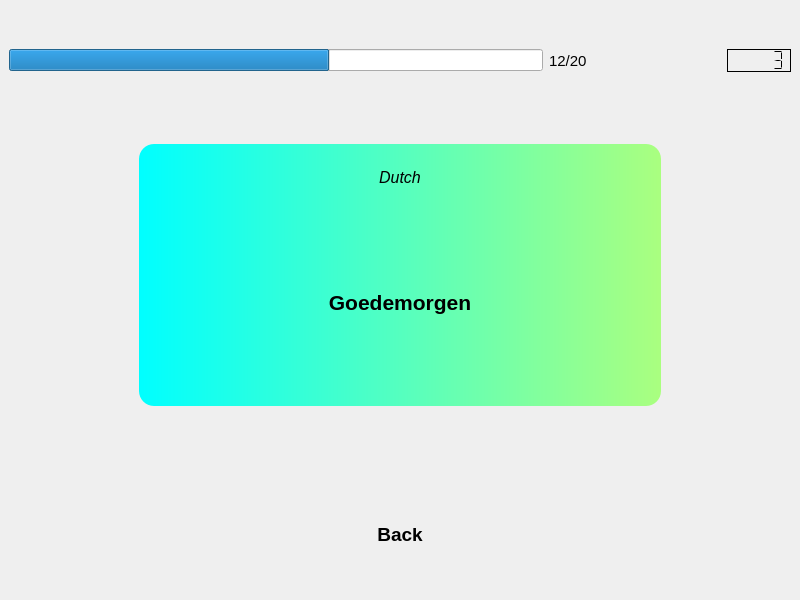
<?xml version="1.0" encoding="UTF-8"?>
<ui version="4.0">
 <class>MainWindow</class>
 <widget class="QMainWindow" name="MainWindow">
  <property name="geometry">
   <rect>
    <x>0</x>
    <y>0</y>
    <width>800</width>
    <height>600</height>
   </rect>
  </property>
  <property name="minimumSize">
   <size>
    <width>600</width>
    <height>600</height>
   </size>
  </property>
  <property name="maximumSize">
   <size>
    <width>800</width>
    <height>900</height>
   </size>
  </property>
  <property name="windowTitle">
   <string>FLASHCARDS</string>
  </property>
  <widget class="QWidget" name="centralwidget">
   <property name="styleSheet">
    <string notr="true">#centralwidget{
background-image: url(:/icons/voca1.png);
}</string>
   </property>
   <layout class="QVBoxLayout" name="verticalLayout_5">
    <item>
     <layout class="QVBoxLayout" name="verticalLayout_4" stretch="0,2,7,2">
      <item>
       <spacer name="verticalSpacer_5">
        <property name="orientation">
         <enum>Qt::Vertical</enum>
        </property>
        <property name="sizeHint" stdset="0">
         <size>
          <width>20</width>
          <height>40</height>
         </size>
        </property>
       </spacer>
      </item>
      <item>
       <layout class="QHBoxLayout" name="horizontalLayout" stretch="4,0,1,2">
        <item>
         <widget class="QProgressBar" name="game_progres_bar">
          <property name="sizePolicy">
           <sizepolicy hsizetype="Expanding" vsizetype="Fixed">
            <horstretch>0</horstretch>
            <verstretch>0</verstretch>
           </sizepolicy>
          </property>
          <property name="minimum">
           <number>0</number>
          </property>
          <property name="maximum">
           <number>20</number>
          </property>
          <property name="value">
           <number>12</number>
          </property>
          <property name="alignment">
           <set>Qt::AlignCenter</set>
          </property>
          <property name="orientation">
           <enum>Qt::Horizontal</enum>
          </property>
          <property name="textDirection">
           <enum>QProgressBar::TopToBottom</enum>
          </property>
          <property name="format">
           <string/>
          </property>
         </widget>
        </item>
        <item>
         <widget class="QLabel" name="game_txt_skor">
          <property name="font">
           <font>
            <pointsize>11</pointsize>
           </font>
          </property>
          <property name="text">
           <string>12/20</string>
          </property>
          <property name="textFormat">
           <enum>Qt::AutoText</enum>
          </property>
         </widget>
        </item>
        <item>
         <spacer name="horizontalSpacer">
          <property name="orientation">
           <enum>Qt::Horizontal</enum>
          </property>
          <property name="sizeHint" stdset="0">
           <size>
            <width>40</width>
            <height>20</height>
           </size>
          </property>
         </spacer>
        </item>
        <item>
         <widget class="QLCDNumber" name="game_icd_timer">
          <property name="sizePolicy">
           <sizepolicy hsizetype="Fixed" vsizetype="Fixed">
            <horstretch>0</horstretch>
            <verstretch>0</verstretch>
           </sizepolicy>
          </property>
          <property name="font">
           <font>
            <pointsize>10</pointsize>
            <weight>50</weight>
            <bold>false</bold>
           </font>
          </property>
          <property name="styleSheet">
           <string notr="true"/>
          </property>
          <property name="frameShape">
           <enum>QFrame::Box</enum>
          </property>
          <property name="frameShadow">
           <enum>QFrame::Plain</enum>
          </property>
          <property name="smallDecimalPoint">
           <bool>false</bool>
          </property>
          <property name="mode">
           <enum>QLCDNumber::Dec</enum>
          </property>
          <property name="segmentStyle">
           <enum>QLCDNumber::Flat</enum>
          </property>
          <property name="value" stdset="0">
           <double>3.000000000000000</double>
          </property>
         </widget>
        </item>
       </layout>
      </item>
      <item>
       <layout class="QHBoxLayout" name="horizontalLayout_2" stretch="1,4,1">
        <item>
         <spacer name="horizontalSpacer_3">
          <property name="orientation">
           <enum>Qt::Horizontal</enum>
          </property>
          <property name="sizeHint" stdset="0">
           <size>
            <width>40</width>
            <height>20</height>
           </size>
          </property>
         </spacer>
        </item>
        <item>
         <layout class="QVBoxLayout" name="verticalLayout_2" stretch="1,4,0,1">
          <item>
           <spacer name="verticalSpacer">
            <property name="orientation">
             <enum>Qt::Vertical</enum>
            </property>
            <property name="sizeHint" stdset="0">
             <size>
              <width>20</width>
              <height>40</height>
             </size>
            </property>
           </spacer>
          </item>
          <item>
           <widget class="QFrame" name="verticalFrame">
            <property name="styleSheet">
             <string notr="true">#verticalFrame{
background-color: qlineargradient(spread:pad, x1:0, y1:0, x2:1, y2:0, stop:0 rgba(0, 255, 255, 255), stop:1 rgba(170, 255, 127, 255));
border-radius: 15px;
}</string>
            </property>
            <layout class="QVBoxLayout" name="verticalLayout" stretch="1,4">
             <item>
              <widget class="QLabel" name="game_txt_language">
               <property name="sizePolicy">
                <sizepolicy hsizetype="Preferred" vsizetype="Preferred">
                 <horstretch>0</horstretch>
                 <verstretch>0</verstretch>
                </sizepolicy>
               </property>
               <property name="font">
                <font>
                 <pointsize>12</pointsize>
                 <italic>true</italic>
                </font>
               </property>
               <property name="text">
                <string>Dutch</string>
               </property>
               <property name="alignment">
                <set>Qt::AlignCenter</set>
               </property>
              </widget>
             </item>
             <item>
              <widget class="QLabel" name="game_txt_word">
               <property name="font">
                <font>
                 <pointsize>16</pointsize>
                 <weight>75</weight>
                 <bold>true</bold>
                </font>
               </property>
               <property name="frameShape">
                <enum>QFrame::NoFrame</enum>
               </property>
               <property name="text">
                <string>Goedemorgen</string>
               </property>
               <property name="alignment">
                <set>Qt::AlignCenter</set>
               </property>
              </widget>
             </item>
            </layout>
           </widget>
          </item>
          <item>
           <spacer name="verticalSpacer_2">
            <property name="orientation">
             <enum>Qt::Vertical</enum>
            </property>
            <property name="sizeHint" stdset="0">
             <size>
              <width>20</width>
              <height>40</height>
             </size>
            </property>
           </spacer>
          </item>
          <item>
           <layout class="QHBoxLayout" name="horizontalLayout_6" stretch="4,4,4">
            <item>
             <widget class="QPushButton" name="game_btn_no">
              <property name="sizePolicy">
               <sizepolicy hsizetype="Expanding" vsizetype="Fixed">
                <horstretch>0</horstretch>
                <verstretch>0</verstretch>
               </sizepolicy>
              </property>
              <property name="cursor">
               <cursorShape>PointingHandCursor</cursorShape>
              </property>
              <property name="styleSheet">
               <string notr="true">border: none</string>
              </property>
              <property name="text">
               <string/>
              </property>
              <property name="icon">
               <iconset resource="dsa.qrc">
                <normaloff>:/icons/cross1.png</normaloff>:/icons/cross1.png</iconset>
              </property>
              <property name="iconSize">
               <size>
                <width>50</width>
                <height>50</height>
               </size>
              </property>
             </widget>
            </item>
            <item>
             <spacer name="horizontalSpacer_4">
              <property name="orientation">
               <enum>Qt::Horizontal</enum>
              </property>
              <property name="sizeHint" stdset="0">
               <size>
                <width>40</width>
                <height>20</height>
               </size>
              </property>
             </spacer>
            </item>
            <item>
             <widget class="QPushButton" name="game_btn_yes">
              <property name="sizePolicy">
               <sizepolicy hsizetype="Expanding" vsizetype="Fixed">
                <horstretch>0</horstretch>
                <verstretch>0</verstretch>
               </sizepolicy>
              </property>
              <property name="cursor">
               <cursorShape>PointingHandCursor</cursorShape>
              </property>
              <property name="styleSheet">
               <string notr="true">border:none
</string>
              </property>
              <property name="text">
               <string/>
              </property>
              <property name="icon">
               <iconset resource="dsa.qrc">
                <normaloff>:/icons/check2.png</normaloff>:/icons/check2.png</iconset>
              </property>
              <property name="iconSize">
               <size>
                <width>50</width>
                <height>50</height>
               </size>
              </property>
             </widget>
            </item>
           </layout>
          </item>
         </layout>
        </item>
        <item>
         <spacer name="horizontalSpacer_2">
          <property name="orientation">
           <enum>Qt::Horizontal</enum>
          </property>
          <property name="sizeHint" stdset="0">
           <size>
            <width>40</width>
            <height>20</height>
           </size>
          </property>
         </spacer>
        </item>
       </layout>
      </item>
      <item>
       <layout class="QHBoxLayout" name="horizontalLayout_3">
        <item>
         <spacer name="horizontalSpacer_6">
          <property name="orientation">
           <enum>Qt::Horizontal</enum>
          </property>
          <property name="sizeHint" stdset="0">
           <size>
            <width>40</width>
            <height>20</height>
           </size>
          </property>
         </spacer>
        </item>
        <item>
         <layout class="QVBoxLayout" name="verticalLayout_6">
          <item>
           <spacer name="verticalSpacer_3">
            <property name="orientation">
             <enum>Qt::Vertical</enum>
            </property>
            <property name="sizeHint" stdset="0">
             <size>
              <width>20</width>
              <height>40</height>
             </size>
            </property>
           </spacer>
          </item>
          <item>
           <widget class="QPushButton" name="game_btn_back">
            <property name="sizePolicy">
             <sizepolicy hsizetype="Fixed" vsizetype="Expanding">
              <horstretch>0</horstretch>
              <verstretch>0</verstretch>
             </sizepolicy>
            </property>
            <property name="font">
             <font>
              <pointsize>14</pointsize>
              <weight>75</weight>
              <bold>true</bold>
             </font>
            </property>
            <property name="cursor">
             <cursorShape>PointingHandCursor</cursorShape>
            </property>
            <property name="styleSheet">
             <string notr="true">border: none
</string>
            </property>
            <property name="text">
             <string>Back</string>
            </property>
            <property name="icon">
             <iconset resource="dsa.qrc">
              <normaloff>:/icons/back.png</normaloff>:/icons/back.png</iconset>
            </property>
            <property name="iconSize">
             <size>
              <width>100</width>
              <height>30</height>
             </size>
            </property>
           </widget>
          </item>
          <item>
           <spacer name="verticalSpacer_4">
            <property name="orientation">
             <enum>Qt::Vertical</enum>
            </property>
            <property name="sizeHint" stdset="0">
             <size>
              <width>20</width>
              <height>40</height>
             </size>
            </property>
           </spacer>
          </item>
         </layout>
        </item>
        <item>
         <spacer name="horizontalSpacer_5">
          <property name="orientation">
           <enum>Qt::Horizontal</enum>
          </property>
          <property name="sizeHint" stdset="0">
           <size>
            <width>40</width>
            <height>20</height>
           </size>
          </property>
         </spacer>
        </item>
       </layout>
      </item>
     </layout>
    </item>
   </layout>
  </widget>
 </widget>
 <resources>
  <include location="dsa.qrc"/>
 </resources>
 <connections/>
</ui>
